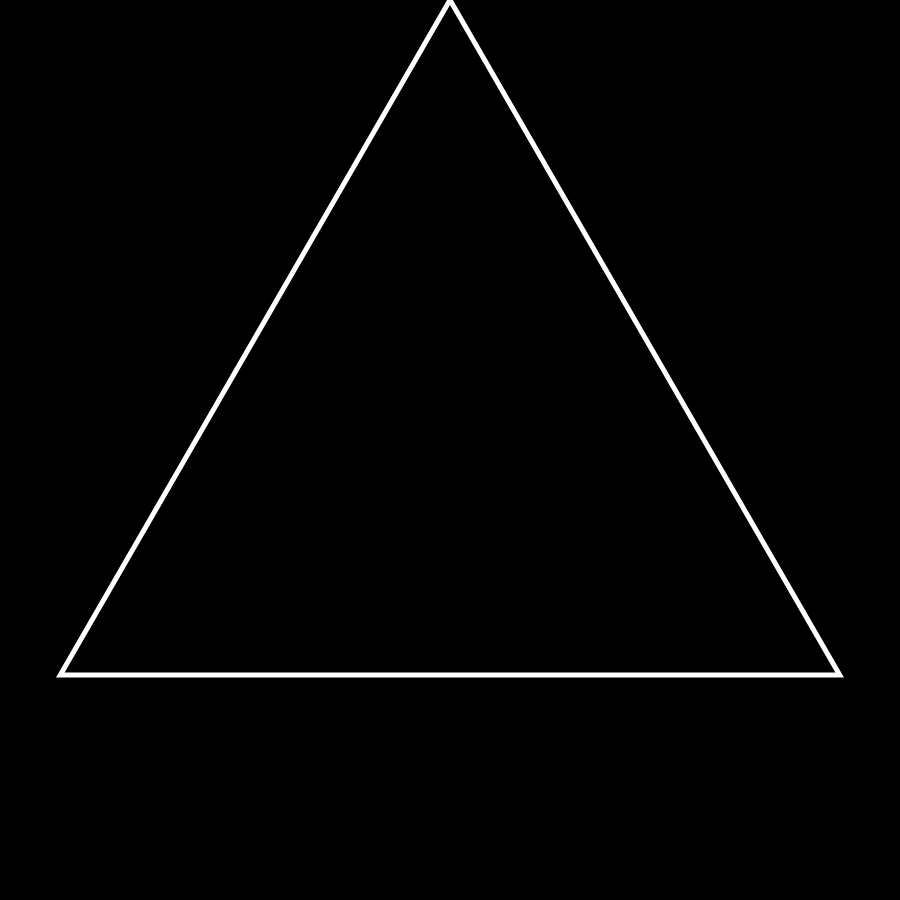
Frame 1 (no input)
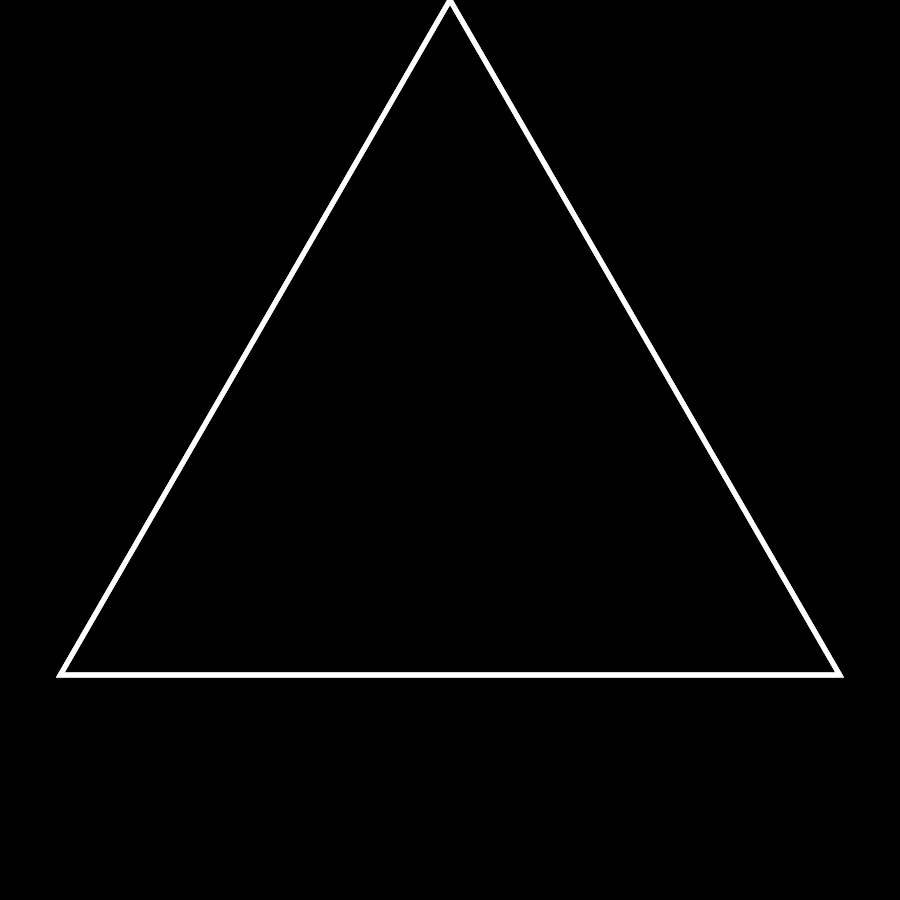
Frame 60 (no input)
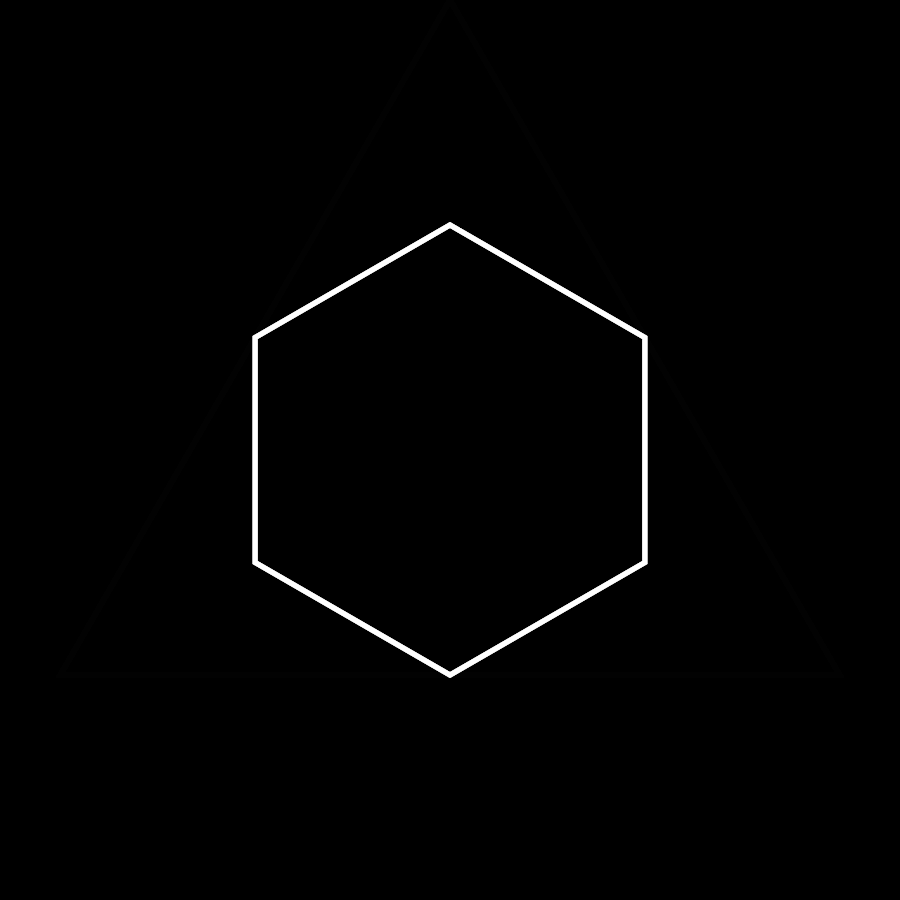
Frame 120 (the mouse pressed at the canvas centre since frame 60)

The p5.js sketch that drew these frames (run headless with seeded random() and noise() and a simulated clock; from frame 60 on, the mouse is pressed at the canvas centre):

// p5.js sketch
// ── sketch.js
let amount;
let minAmount = 3;
let maxAmount = 10;
let offset = 0;
let multiplier = 300;

function setup(){
    createCanvas(900, 900);
    colorMode(HSL);
    stroke(255);
    strokeWeight(5);
    angleMode(DEGREES);
    background(0);
    noFill();
}

function draw(){
    background(0,0,0,0.2);
    translate(width/2, height/2);

    amount = floor(map(mouseX, -20, width, minAmount, maxAmount));
    offset = 360 / amount;
    multiplier = map(mouseY, height, 0, 0, width/2);
    
    drawPolygon();
}

function drawPolygon(){
    beginShape();
    for (let i = 0; i < amount; i++) {
        let x = cos(i * offset - 90) * multiplier;
        let y = sin(i * offset - 90) * multiplier;
        vertex(x, y);
    }
    endShape(CLOSE);
}
